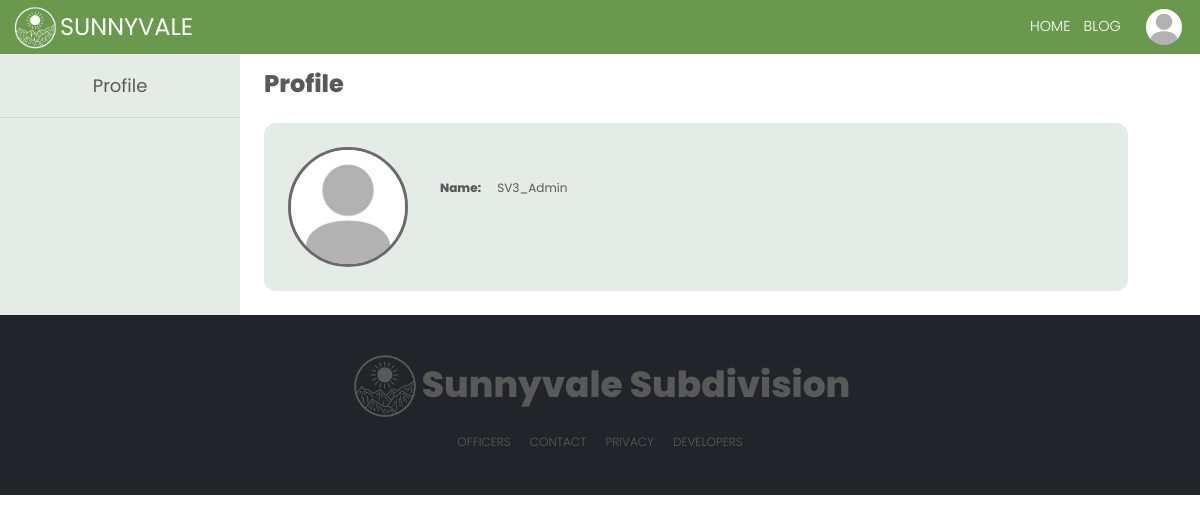
The page /modules/memberPanel.php (signed in) on the database its author committed.
### tables this page shows
CREATE TABLE IF NOT EXISTS `user` (
  `user_id` int(11) NOT NULL AUTO_INCREMENT,
  `user_homeowner_id` int(11) DEFAULT NULL,
  `user_tenant_id` int(11) DEFAULT NULL,
  `full_name` varchar(50) NOT NULL,
  `user_type` varchar(15) NOT NULL,
  `password` varchar(30) NOT NULL,
  `email_address` varchar(40) DEFAULT NULL,
  `account_status` varchar(15) NOT NULL,
  `verification_code` varchar(6) DEFAULT NULL,
  `email_verified_at` datetime DEFAULT NULL,
  PRIMARY KEY (`user_id`)
);

CREATE TABLE IF NOT EXISTS `homeowner_profile` (
  `homeowner_id` int(11) NOT NULL AUTO_INCREMENT,
  `last_name` varchar(100) NOT NULL,
  `first_name` varchar(100) NOT NULL,
  `middle_name` varchar(100) DEFAULT NULL,
  `suffix` varchar(100) DEFAULT NULL,
  `sex` varchar(100) NOT NULL,
  `street` varchar(255) NOT NULL,
  `subdivision` varchar(255) NOT NULL,
  `barangay` varchar(50) NOT NULL,
  `business_address` varchar(255) DEFAULT NULL,
  `occupation` varchar(100) DEFAULT NULL,
  `email_address` varchar(100) NOT NULL,
  `birthdate` date DEFAULT NULL,
  `mobile_number` varchar(20) DEFAULT NULL,
  `employer` varchar(100) DEFAULT NULL,
  `vehicle_registration` varchar(20) DEFAULT NULL,
  `display_picture` varchar(255) NOT NULL,
  PRIMARY KEY (`homeowner_id`)
);

### modules/memberPanel.php (the view, shortened to what this page needs)
<?php
require '../marginals/topbar.php';
if ($_SESSION['user_type'] == 'Tenant') {
  $result = $con->query("SELECT * FROM user, tenant  WHERE user_id = " . $user_id = $_SESSION['user_id'] . "  AND user.full_name = tenant.full_name") or die($mysqli->error);
  $row = $result->fetch_assoc();
  $user_type = $row['user_type'];
} else {
  $result = $con->query("SELECT * FROM user, homeowner_profile  WHERE user_id = " . $user_id = $_SESSION['user_id'] . "  AND full_name = CONCAT(first_name, ' ', last_name)") or die($mysqli->error);
  $row = $result->fetch_assoc();
  $user_type = $row['user_type'];
}
?>
<!DOCTYPE html>
<html lang="en">
<head>
  <link rel="stylesheet" href="https://cdnjs.cloudflare.com/ajax/libs/font-awesome/6.2.0/css/all.min.css" />
</head>
<body>
  <div class="member">
    <div class="sideBar">
      <?php require '../marginals/sidebarMemberPanel.php'; ?>
    </div>
    <div class="memberPanel">
      <div class="profileMem" id="profile">
        <label class='lblProfile'><?php
                                  if ($user_type == 'Homeowner') {
                                    echo "Member Profile";
                                  } else if ($user_type == 'Tenant') {
                                    echo "Tenant Profile";
                                  } else {
                                    echo "Profile";
                                  }
                                  ?></label>
        <div class="profileForm">
          <div class="profileImg">
            <img <?php
                  $imageURL = '../media/displayPhotos/' . $row['display_picture'];
                  ?> src="<?= $imageURL ?>" />
            <label class="lblUpload" data-bs-toggle="modal" data-bs-target="#staticBackdrop">Upload Photo</label>
          </div>
          <table class="table tblProfile">
            <tbody>
              <tr>
                <td class="lbl">Name:</td>
                <td class="data"><?php
                                  if ($user_type == 'Homeowner') {
                                    if ($row['suffix'] == "N/A") {
                                      echo $row['first_name'] . " " . $row['middle_name']  . " " . $row['last_name'];
                                    } else {
                                      echo $row['first_name'] . " " . $row['middle_name']  . " " . $row['last_name'] . " " . $row['suffix'];
                                    }
                                  } else if ($user_type == 'Tenant') {
                                    echo $row['full_name'];
                                  } else {
                                    echo $row['first_name'];
                                  };
                                  ?></td>
                <td class="editBtn">
                </td>
              </tr>
            </tbody>
          </table>
        </div>
      </div>
    </div>
  </div>
  <?php
  require '../marginals/footer2.php'
  ?>
</body>
</html>

### marginals/topbar.php (shortened to what this page needs)
<?php
include "../process.php";
if ($_SESSION['user_type'] == 'Tenant') {
  $result = $con->query("SELECT * FROM user, tenant WHERE user_id = " . $user_id = $_SESSION['user_id'] . "  AND user.full_name = tenant.full_name") or die($mysqli->error);
  $result1 = $con->query("SELECT * FROM user, tenant WHERE user_id = " . $user_id = $_SESSION['user_id'] . "  AND user.full_name = tenant.full_name")  or die($mysqli->error);
  $row1 = $result1->fetch_assoc();
  $homeowner_id_profile = $row1['user_homeowner_id'];
  $fullname_monthlyDues = $row1['full_name'];
  $user_type = $row1['user_type'];
  $resultSubdivision = $con->query("SELECT * FROM user, tenant, homeowner_profile WHERE user_id = " . $user_id = $_SESSION['user_id'] . " AND user.full_name = tenant.full_name AND homeowner_profile.homeowner_id = tenant.homeowner_id") or die($mysqli->error);
  $rowSubdivision = $resultSubdivision->fetch_assoc();
  $subdivision_name1 = $rowSubdivision['subdivision'];
  $resultComplainee = $con->query("SELECT * FROM homeowner_profile WHERE subdivision ='$subdivision_name1' AND homeowner_id != '$homeowner_id_profile' ORDER BY first_name");
} else {
  $result = $con->query("SELECT * FROM user, homeowner_profile  WHERE user_id = " . $user_id = $_SESSION['user_id'] . "  AND full_name = CONCAT(first_name, ' ', last_name)") or die($mysqli->error);
  $result1 = $con->query("SELECT * FROM user, homeowner_profile  WHERE user_id = " . $user_id = $_SESSION['user_id'] . "  AND full_name = CONCAT(first_name, ' ', last_name)") or die($mysqli->error);
  $row1 = $result1->fetch_assoc();
  $user_type = $row1['user_type'];
}
?>
<!DOCTYPE html>
<html lang="en">
<head>
  <link href="https://cdn.jsdelivr.net/npm/bootstrap@5.0.2/dist/css/bootstrap.min.css" rel="stylesheet">
</head>
<body>
  <div class='navigation'>
    <div class="topLeft">
      <img src="..\img\logoSV.png" alt="" />
      <i class="topIcon">SUNNYVALE</i>
    </div>
    <form class="topbarNav" method="post">
      <div class="topCenter">
        <ul class="topList">
          <li data-bs-toggle="modal" data-bs-target="#confirmLogout" onclick="location.href='#confirmLogout'" class="topListItem1">HOME</li>
          <?php
          if ($user_type != 'Guard') {
          ?>
            <li onclick="location.href='../modules/blogHome.php'" class="topListItem1"> BLOG</li>
          <?php
          }
          ?>
      </div>
      <div class="topRight">
        <div class='menu-trigger'>
          <div class="btn-group dropleft">
            <button type="button" class="dropdownIMG" data-toggle="dropdown" aria-haspopup="true" aria-expanded="false">
              <img class="topImg1" <?php
                                    $row = $result->fetch_assoc();
                                    $imageURL = '../media/displayPhotos/' . $row['display_picture'];
                                    ?> src="<?= $imageURL ?>" alt="" />
            </button>
          </div>
        </div>
      </div>
    </form>
  </div>
</body>
</html>

### marginals/topbar.php (style rules this page uses)
.topbarNav { display: flex; gap: 1vw; align-items: center; }
.navigation { margin-top: 0; margin-bottom: 0; padding: 0; width: 100%; height: 4.5vw; background-color: rgba(106, 153, 78); position: sticky; top: 0; display: flex; align-items: center; font-family: "Poppins", sans-serif; z-index: 999; backdrop-filter: blur(5px); }
.topLeft { max-height: 4.5vw; margin-top: 0; flex: 3; display: flex; align-items: center; justify-content: flex-start; margin-left: 1vw; }
.topLeft img { max-height: 4vw; }
.topRight { max-height: 4.5vw; flex: 3; display: flex; align-items: center; justify-content: flex-end; margin-right: 1vw; }
.topCenter { flex: 60; }
.topIcon { font-size: 2vw; margin-right: 10px; color: white; font-family: "Poppins", sans-serif; font-style: normal; cursor: pointer; }
.menu-trigger { display: flex; max-height: 4.5vw; }
.topImg1 { max-height: 3vw; max-width: 3vw; width: 3vw; height: 3vw; border-radius: 50%; object-fit: cover; cursor: pointer; }
.topList { display: flex; justify-content: flex-end; margin: 0; padding: 0; list-style: none; color: white; }
.topListItem1 { color: white; padding: 0.5vw; margin-right: 0.1vw; font-size: 1.2vw; font-weight: 300; cursor: pointer; }
.dropdownIMG { background-color: rgb(89, 89, 89, 0); border: none !important; }

### modules/memberPanel.php (style rules this page uses)
* { margin: 0; }
.member { display: flex; }
.sideBar { background-color: rgb(248, 245, 227); flex: 2; color: black; }
.memberPanel { flex: 8; width: 100%; overflow-x: hidden; }
.profileForm img { z-index: -1; width: 10vw; height: 10vw; border-radius: 50%; object-fit: cover; border: 0.3vw solid rgb(107, 105, 105); }
.profileForm { display: flex; background-color: rgb(170, 192, 175, 0.3); width: 90%; padding: 2vw; margin: 2vw; border-radius: 1vw; }
.tblProfile { color: rgb(89, 89, 89); margin: 0; margin-left: 2vw; font-family: "Poppins", sans-serif; }
td, th { color: rgb(89, 89, 89); font-size: 1.2vw; border-style: none !important; text-align: left; width: min-content; }
.lbl { font-weight: 800; width: 1%; white-space: nowrap; }
.editBtn { border: 1px solid red; width: vw; cursor: pointer; text-align: right; }
th, td { padding: 0.8vw; border: 1px solid lightgray; }
.table { margin-top: 1vw; margin-bottom: 2vw; overflow-y: scroll; align-items: center; justify-self: center; margin: 2vw; max-width: 95%; }
.lblProfile { font-size: 2vw; font-family: "Poppins", sans-serif; margin-top: 1vw; margin-left: 2vw; margin-bottom: -2vw; padding: 0; color: rgb(89, 89, 89); font-weight: 800; }
.tblForm th, td { font-size: 1vw; padding: 1vw; }
.profileImg { width: 10vw; height: 10vw; border-radius: 50%; }
.lblUpload { display: none; border-radius: 50%; display: flex; gap: 1vw; height: 10vw; width: 10vw; border: none; font-family: 'Poppins', sans-serif; color: rgba(0, 0, 0, 0); bottom: 10vw; font-size: 1vw; justify-content: center; align-items: center; position: relative; cursor: pointer; }

### marginals/sidebarMemberPanel.php (style rules this page uses)
* { margin: 0; font-family: 'Poppins', sans-serif; }
.tblForm th, td { font-size: 1vw; padding: 1vw; }
.sideBar { background-color: rgb(170, 192, 175, 0.3); flex: 2; color: black; }

### rows shown on the page
user: homeowner_profile.display_picture (placeholder picture), homeowner_profile.first_name "SV3_Admin"
